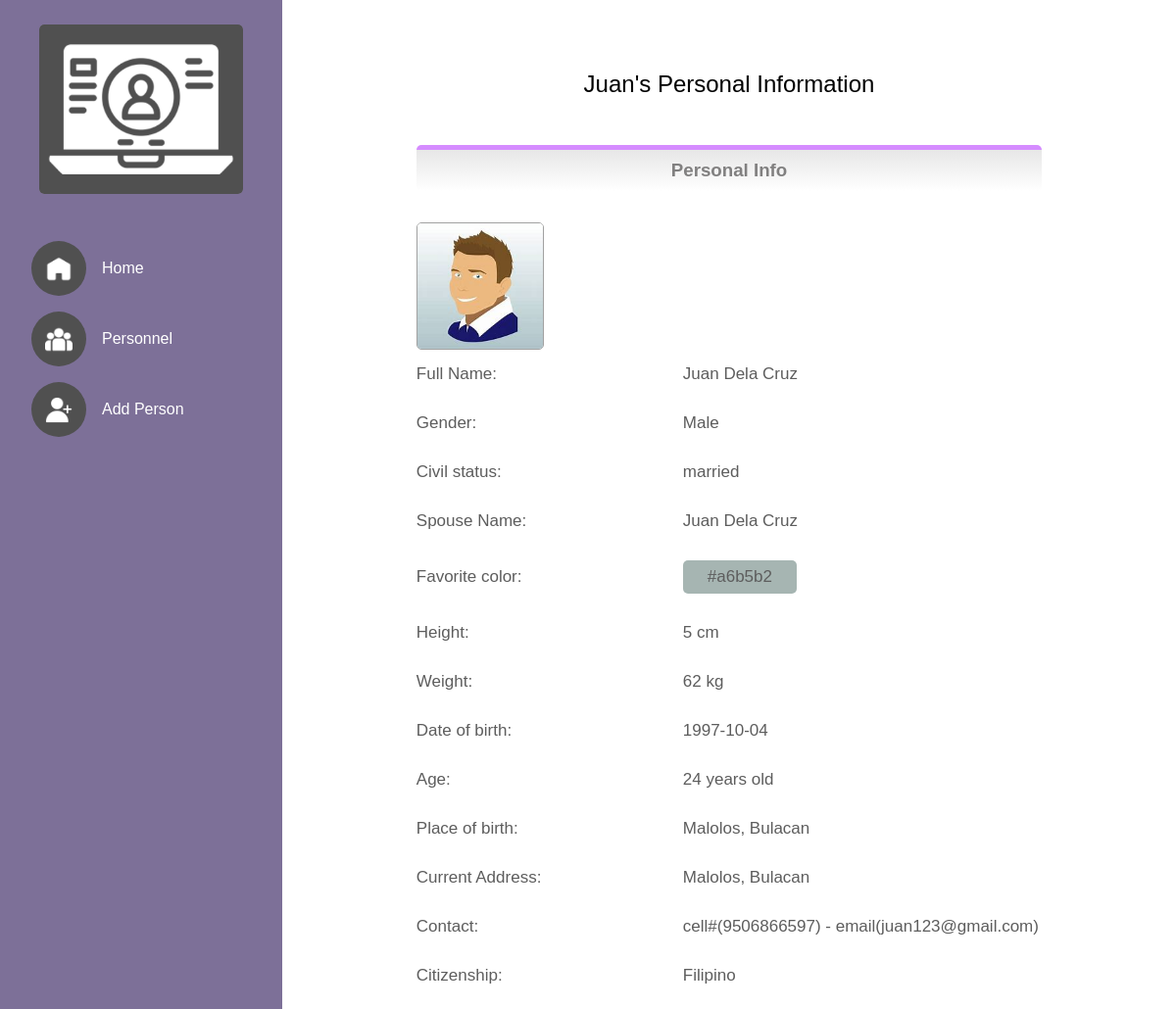
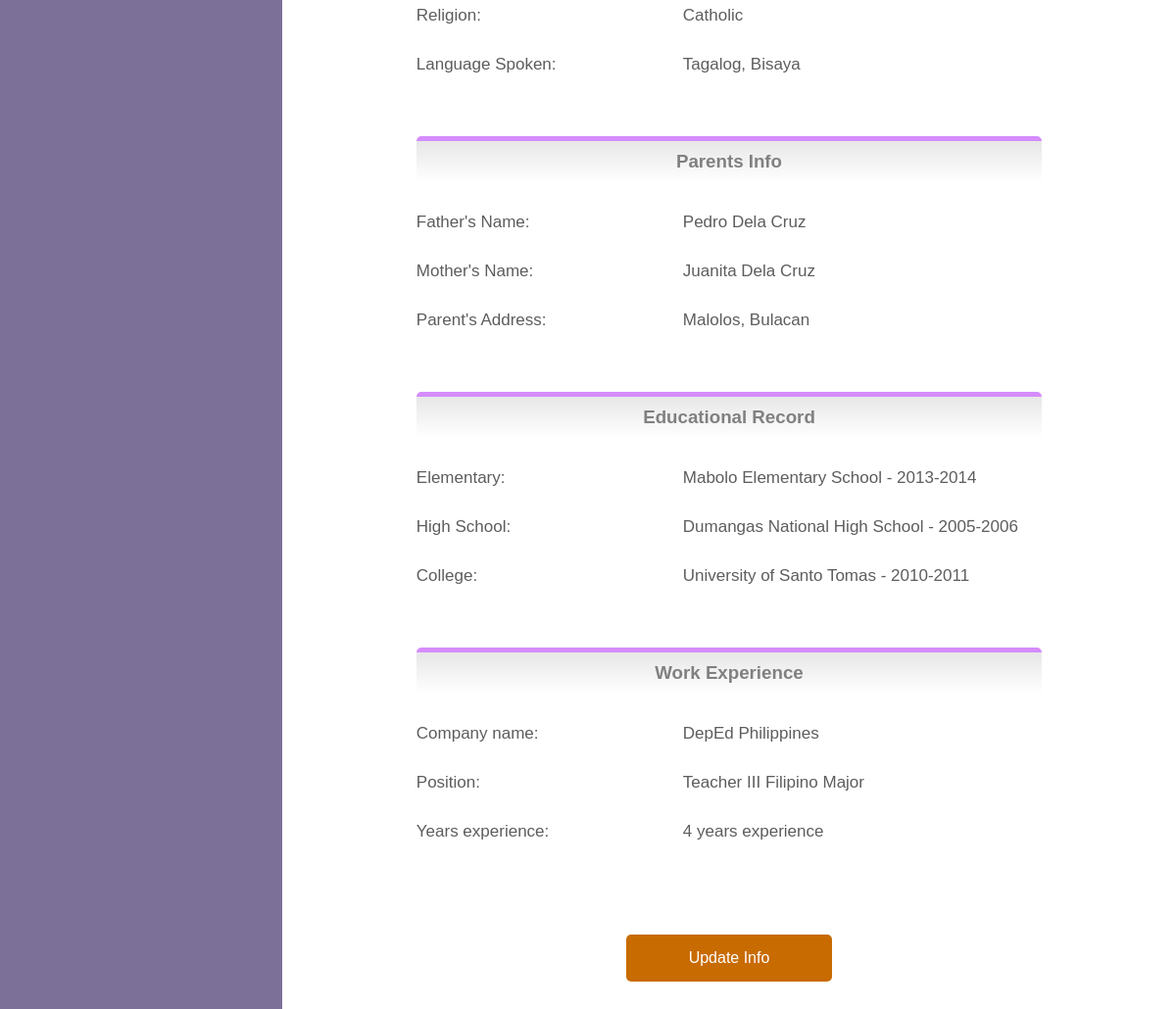
The page /person_viewer.php?person_id=61b422d7737659.44772847 on the database its author committed (2 pictures, top to bottom).
### tables this page shows
CREATE TABLE `personnel` (
  `person_id` varchar(40) NOT NULL,
  `image_name` varchar(40) NOT NULL,
  `firstname` varchar(40) NOT NULL,
  `middlename` varchar(40) NOT NULL,
  `lastname` varchar(40) NOT NULL,
  `extension` varchar(5) NOT NULL,
  `gender` varchar(10) NOT NULL,
  `civil_status` varchar(15) NOT NULL,
  `favorite_color` varchar(10) NOT NULL,
  `height` int(5) NOT NULL,
  `weight` int(5) NOT NULL,
  `date_of_birth` varchar(10) NOT NULL,
  `age` int(5) NOT NULL,
  `city_mun_pob` varchar(40) NOT NULL,
  `province_pob` varchar(40) NOT NULL,
  `city_mun_address` varchar(40) NOT NULL,
  `province_address` varchar(40) NOT NULL,
  `phone_number` bigint(20) NOT NULL,
  `email` varchar(40) NOT NULL,
  `citizenship` varchar(40) NOT NULL,
  `religion` varchar(40) NOT NULL,
  `language_spoken` varchar(40) NOT NULL
);

CREATE TABLE `spouse` (
  `person_id` varchar(40) NOT NULL,
  `spouse_fname` varchar(40) NOT NULL,
  `spouse_mname` varchar(40) NOT NULL,
  `spouse_lname` varchar(40) NOT NULL
);

CREATE TABLE `parents` (
  `person_id` varchar(40) NOT NULL,
  `father_fname` varchar(40) NOT NULL,
  `father_mname` varchar(40) NOT NULL,
  `father_lname` varchar(40) NOT NULL,
  `mother_fname` varchar(40) NOT NULL,
  `mother_mname` varchar(40) NOT NULL,
  `mother_lname` varchar(40) NOT NULL,
  `parent_city_mun_address` varchar(40) NOT NULL,
  `parent_province_address` varchar(40) NOT NULL
);

CREATE TABLE `educ_record` (
  `person_id` varchar(40) NOT NULL,
  `elem_school_name` varchar(40) NOT NULL,
  `elem_grad_sy` varchar(20) NOT NULL,
  `high_school_name` varchar(40) NOT NULL,
  `high_grad_sy` varchar(20) NOT NULL,
  `coll_school_name` varchar(40) NOT NULL,
  `coll_grad_sy` varchar(20) NOT NULL
);

CREATE TABLE `w_experience` (
  `person_id` varchar(40) NOT NULL,
  `company_name` varchar(40) NOT NULL,
  `position` varchar(40) NOT NULL,
  `years_experience` int(10) NOT NULL
);

### process/getters.php (called while the page is built, shortened)
<?php
require_once $_SERVER['DOCUMENT_ROOT'] . "/rdpis/process/dbh.php";
function get_person_data(){
    if(isset($_GET["person_id"])){
        $person_id = $_GET["person_id"];
    }else{
        header("Location: ./personnel.php");
        exit();
    }
    $sql = "SELECT * FROM personnel, spouse, parents, educ_record, w_experience WHERE
        spouse.person_id        = personnel.person_id &&
        parents.person_id       = personnel.person_id &&
        educ_record.person_id   = personnel.person_id &&
        w_experience.person_id  = personnel.person_id &&
        personnel.person_id     = '$person_id'
    ";
    $result = mysqli_query(db_connect(), $sql);
    if($person_data = mysqli_fetch_assoc($result)){
        return $person_data;
    }else{
        header("Location: ./personnel.php");
    }
}

### process/dbh.php (called while the page is built, shortened)
<?php
function db_connect(){
    $con = mysqli_connect("localhost", "root", "", "rdpis");
    return $con;
}

### person_viewer.php (the view, shortened to what this page needs)
<?php
    require_once $_SERVER['DOCUMENT_ROOT'] . "/rdpis/process/getters.php";
    $person_data = get_person_data();
?>
<!DOCTYPE html>
<html lang="en">
<head>
    <link rel="stylesheet" href="./css/general.css">
    <link rel="stylesheet" href="./css/person_viewer.css">
</head>
<body>
    <div class="main_container">
        <?php include "./includes/sidebar.inc.php"; ?>
        <div class="container">
            <ul class="info_container">
                <h2><?php echo $person_data["firstname"]; ?>'s Personal Information</h2>
                <h3>Personal Info</h3>
                <?php
                    echo $person_data["image_name"] ?
                        '<img id="profile_image" onClick="showProfileImage(`'.$person_data["image_name"].'`)" src="./uploads/profileImages/'. $person_data["image_name"] .'" alt="profile">'
                        :'<img src="./images/user_placeholder.png" alt="profile">
                    ';
                ?>
                <li>
                    <b>Full Name: </b>
                    <?php
                        echo $person_data["firstname"] .'
                        '. ($person_data["middlename"] == "N/A" ? "" : $person_data["middlename"]) .'
                        '. $person_data["lastname"] .' '. $person_data["extension"];
                    ?>
                </li>
                <li>
                    <b>Gender: </b> <?php echo ucwords($person_data["gender"]); ?>
                </li>
                <li>
                    <b>Civil status:</b> <?php echo $person_data["civil_status"]; ?>
                </li>
                <?php
                    if($person_data["civil_status"] == "married"){
                        ?>
                            <li>
                                <b>Spouse Name:</b>
                                <?php echo $person_data["spouse_fname"].'
                                    '. $person_data["spouse_mname"].'
                                    '.$person_data["spouse_lname"];
                                ?>
                            </li>
                        <?php
                    }
                ?>
                <li>
                    <b>Favorite color:</b>
                    <div style="background-color: <?php echo $person_data["favorite_color"]; ?> ; padding:7px 25px; width:fit-content; border-radius:5px;">
                        <?php echo $person_data["favorite_color"]; ?>
                    </div>
                </li>
                <li>
                    <b>Height:</b> <?php echo $person_data["height"] . ' cm'; ?>
                </li>
                <li>
                    <b>Weight:</b> <?php echo $person_data["weight"] . ' kg'; ?>
                </li>
                <li>
                    <b>Date of birth:</b> <?php echo $person_data["date_of_birth"]; ?>
                </li>
                <li>
                    <b>Age:</b> <?php echo $person_data["age"] . ' years old'; ?>
                </li>
                <li>
                    <b>Place of birth:</b>
                    <?php
                        echo $person_data["city_mun_pob"] . ',
                        ' . $person_data["province_pob"];
                    ?>
                </li>
                <li>
                    <b>Current Address:</b>
                    <?php
                        echo $person_data["city_mun_address"] . ',
                        ' . $person_data["province_address"];
                    ?>
                </li>
                <li>
                    <b>Contact:</b>
                    <?php
                        echo 'cell#('. $person_data["phone_number"] .')
                        - email('. $person_data["email"] .')';
                    ?>
                </li>
                <li>
                    <b>Citizenship:</b> <?php echo $person_data["citizenship"]; ?>
                </li>
                <li>
                    <b>Religion:</b> <?php echo $person_data["religion"]; ?>
                </li>
                <li>
                    <b>Language Spoken:</b> <?php echo $person_data["language_spoken"]; ?>
                </li>
                <h3>Parents Info</h3>
                <li>
                    <b>Father's Name:</b>
                    <?php
                        echo $person_data["father_fname"] .'
                        '. ($person_data["father_mname"] == "N/A" ? "" : $person_data["father_mname"]) .'
                        '. $person_data["father_lname"];
                    ?>
                </li>
                <li>
                    <b>Mother's Name:</b>
                    <?php
                        echo $person_data["mother_fname"] .'
                        '. ($person_data["mother_mname"] == "N/A" ? "" : $person_data["mother_mname"]) .'
                        '. $person_data["mother_lname"];
                    ?>
                </li>
                <li>
                    <b>Parent's Address:</b>
                    <?php
                        echo $person_data["parent_city_mun_address"] . ',
                        ' . $person_data["parent_province_address"];
                    ?>
                </li>
                <h3>Educational Record</h3>
                <li>
                    <b>Elementary:</b>
                    <?php
                        echo $person_data["elem_school_name"] .' -
                        '.$person_data["elem_grad_sy"];
                    ?>
                </li>
                <li>
                    <b>High School:</b>
                    <?php
                        echo $person_data["high_school_name"] .' -
                        '.$person_data["high_grad_sy"];
                    ?>
                </li>
                <li>
                    <b>College:</b>
                    <?php
                        echo $person_data["coll_school_name"] .' -
                        '.$person_data["coll_grad_sy"];
                    ?>
                </li>
                <h3>Work Experience</h3>
                <li>
                    <b>Company name:</b> <?php echo $person_data["company_name"]; ?>
                </li>
                <li>
                    <b>Position:</b> <?php echo $person_data["position"]; ?>
                </li>
                <li>
                    <b>Years experience:</b> <?php echo $person_data["years_experience"] . ' years experience'; ?>
                </li>
                <a href="./person_form.php?person_id=<?php echo $person_data["person_id"]; ?>">Update Info</a>
            </ul>
        </div>
    </div>
</body>
</html>

### css/general.css (style rules this page uses)
* { margin: 0; padding: 0; font-family: Verdana, Geneva, Tahoma, sans-serif; }
.main_container { display: flex; background-color: #FFF; }
.container { flex: 1; margin-left: 18rem; height: 100vh; overflow-y: scroll; display: flex; flex-direction: column; align-items: center; }

### css/person_viewer.css (style rules this page uses)
.info_container { display: flex; flex-direction: column; background-color: #FFF; width: 70%; margin: 1.5rem 0; padding: 3rem 7rem; border-radius: 5px; }
.info_container h2 { text-align: center; font-weight: 500; }
.info_container h3 { width: 100%; padding: 10px 0; margin-top: 3rem; margin-bottom: 1rem; text-align: center; color: #818080; background: linear-gradient(#e7e7e7, #FFF); border-top: 5px solid #d58cff; border-radius: 5px; }
#profile_image { width: 8rem; height: 8rem; border: 1px solid #a1a1a1; border-radius: 5px; margin-top: 1rem; object-fit: cover; cursor: pointer; }
.info_container li { list-style: none; font-size: 17px; padding: 15px 0; display: flex; align-items: center; color: #5d5d5d; }
.info_container b { font-weight: 500; width: 17rem; }
.info_container a { width: fit-content; padding: 15px 4rem; margin: 5rem; border-radius: 5px; background-color: #c86b00; color: #FFF; text-decoration: none; align-self: center; }

### rows shown on the page
personnel: firstname "Juan", image_name (picture), middlename "Dela", lastname "Cruz", gender "Male", civil_status "married", spouse.spouse_fname "Juan", spouse.spouse_mname "Dela", spouse.spouse_lname "Cruz", favorite_color "#a6b5b2", height "5", weight "62", date_of_birth "1997-10-04", age "24", city_mun_pob "Malolos", province_pob "Bulacan", city_mun_address "Malolos", province_address "Bulacan", phone_number "9506866597", email "juan123@gmail.com", citizenship "Filipino", religion "Catholic", language_spoken "Tagalog, Bisaya", parents.father_fname "Pedro", parents.father_mname "Dela", parents.father_lname "Cruz", parents.mother_fname "Juanita", parents.mother_mname "Dela", parents.mother_lname "Cruz", parents.parent_city_mun_address "Malolos", parents.parent_province_address "Bulacan", educ_record.elem_school_name "Mabolo Elementary School", educ_record.elem_grad_sy "2013-2014", educ_record.high_school_name "Dumangas National High School", educ_record.high_grad_sy "2005-2006", educ_record.coll_school_name "University of Santo Tomas", educ_record.coll_grad_sy "2010-2011", w_experience.company_name "DepEd Philippines", w_experience.position "Teacher III Filipino Major", w_experience.years_experience "4"
